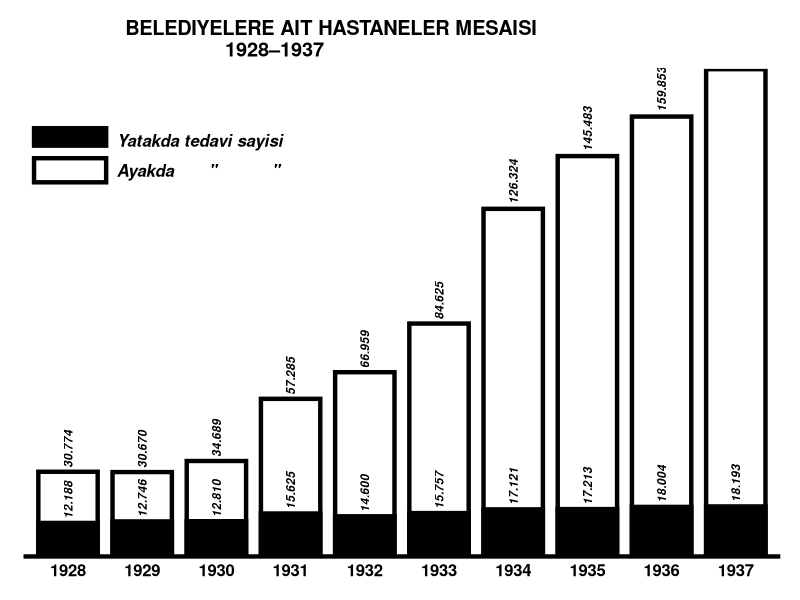

Source code (R):
Sys.setlocale(locale = "Turkish")
library(ggplot2)

yatak <- c(12188,12746,12810,15625,14600,15757,17121,17213,18004,18193)
tedavi <- c(30774,30670,34689,57285,66959,84625,126324,145483,159853,177075)
zaman <- rep(seq(1928,1937),2)
deger <- c(yatak,tedavi) 
grup <- factor(c(rep(c("Yatakda tedavi sayisi", "Ayakda       \"           \" "), each=length(yatak))), levels=c("Yatakda tedavi sayisi", "Ayakda       \"           \" "))

data <- data.frame("x"=zaman, "y"=deger, "grp"=grup)


bold.text <- element_text(face = "bold", color = "black", size = 12)

xcor <- rep(paste(c(seq(1928,1937)),sep=""),2)
ycor <- deger + 100
labell <- c("12.188","12.746","12.810","15.625","14.600","15.757","17.121","17.213","18.004",
            "18.193","30.774","30.670","34.689","57.285","66.959","84.625","126.324","145.483","159.853","177.075")


ggplot(data=data,aes(x=factor(zaman), y=deger, fill=grup, color=grup, alpha=grup)) +
  scale_x_discrete(breaks=c(1928,1929,1930,1931,1932,1933,1934,1935,1936,1937))+
  geom_bar(stat="identity",position ="identity",color="black", size=1.5, width=0.8) +
  ggtitle("BELEDIYELERE AIT HASTANELER MESAISI \n 1928\u20131937")+
  theme_classic()+
  scale_fill_manual(values=c("black","white")) +
  scale_alpha_manual(values=c(1, 0))+
  theme(axis.line.y=element_blank(), axis.text.y = element_blank(), 
        axis.ticks = element_blank(), axis.title = element_blank(),axis.line.x = element_line(colour = "black", size = 1.5))+
  theme(title = bold.text,axis.text.x = bold.text, plot.margin = margin(0.5, 0.5, 0.5, 0.5, "cm"))+
  theme(plot.title=element_text(vjust=0.95, hjust=0.3,family="sans"))+
  theme(legend.title=element_blank(),legend.text = element_text(size=12,face = "bold.italic"),legend.position=c(0,0.90), 
        legend.justification=c(0,1), legend.direction='vertical',legend.spacing.x = unit(0.15,"cm"),legend.key = element_rect(size = 5, fill = "white", colour = "white")) +
  annotate("text", x = xcor, y = ycor, label = labell, 
           color = "black", angle = 90, hjust = -0.1, size=3, fontface = "bold.italic")+
  scale_y_continuous(expand = c(0,0))+
  guides(fill=guide_legend(keywidth=0.78,keyheight=0.30,default.unit="inch"))
